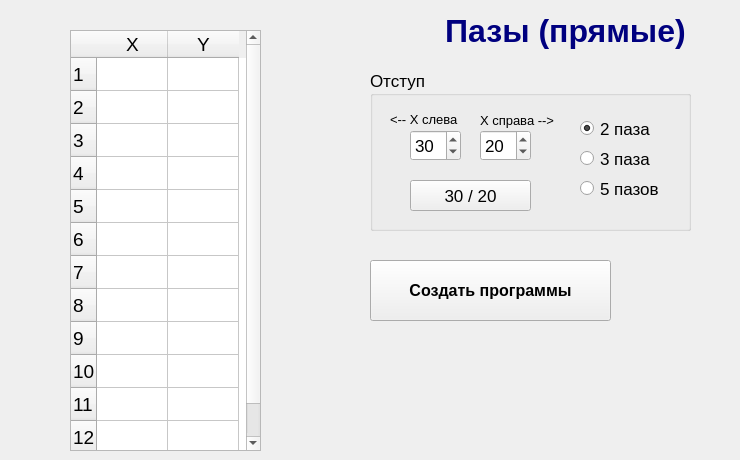
    <widget class="QWidget" name="tab_paz_pr">
     <attribute name="icon">
      <iconset>
       <normaloff>ico/Icons8-Ios7-Editing-Line-Width.ico</normaloff>ico/Icons8-Ios7-Editing-Line-Width.ico</iconset>
     </attribute>
     <attribute name="title">
      <string>Пазы прямые</string>
     </attribute>
     <widget class="QPushButton" name="btn_create_pazpr">
      <property name="geometry">
       <rect>
        <x>370</x>
        <y>260</y>
        <width>241</width>
        <height>61</height>
       </rect>
      </property>
      <property name="font">
       <font>
        <pointsize>12</pointsize>
        <weight>75</weight>
        <bold>true</bold>
       </font>
      </property>
      <property name="toolTip">
       <string extracomment="При нажатии на эту кнопку программа создаст программы, используя шаблон и положит их в папку с нужным отступом"/>
      </property>
      <property name="text">
       <string>Создать программы</string>
      </property>
      <property name="icon">
       <iconset>
        <normaloff>ico/Icons8-Ios7-Editing-Line-Width.ico</normaloff>ico/Icons8-Ios7-Editing-Line-Width.ico</iconset>
      </property>
      <property name="iconSize">
       <size>
        <width>32</width>
        <height>32</height>
       </size>
      </property>
      <property name="autoDefault">
       <bool>false</bool>
      </property>
      <property name="default">
       <bool>false</bool>
      </property>
      <property name="flat">
       <bool>false</bool>
      </property>
     </widget>
     <widget class="QGroupBox" name="groupBox_ots_pazpr">
      <property name="geometry">
       <rect>
        <x>370</x>
        <y>70</y>
        <width>321</width>
        <height>161</height>
       </rect>
      </property>
      <property name="font">
       <font>
        <pointsize>13</pointsize>
       </font>
      </property>
      <property name="title">
       <string>Отступ</string>
      </property>
      <widget class="QSpinBox" name="spinBox_ots_pazpr_X_left">
       <property name="geometry">
        <rect>
         <x>40</x>
         <y>60</y>
         <width>51</width>
         <height>31</height>
        </rect>
       </property>
       <property name="minimum">
        <number>0</number>
       </property>
       <property name="maximum">
        <number>500</number>
       </property>
       <property name="value">
        <number>30</number>
       </property>
      </widget>
      <widget class="QSpinBox" name="spinBox_ots_pazpr_X_right">
       <property name="geometry">
        <rect>
         <x>110</x>
         <y>60</y>
         <width>51</width>
         <height>31</height>
        </rect>
       </property>
       <property name="minimum">
        <number>0</number>
       </property>
       <property name="maximum">
        <number>500</number>
       </property>
       <property name="value">
        <number>20</number>
       </property>
      </widget>
      <widget class="QLabel" name="label_ots_papr_X_left">
       <property name="geometry">
        <rect>
         <x>20</x>
         <y>40</y>
         <width>71</width>
         <height>20</height>
        </rect>
       </property>
       <property name="font">
        <font>
         <pointsize>10</pointsize>
        </font>
       </property>
       <property name="text">
        <string>&lt;-- X слева</string>
       </property>
      </widget>
      <widget class="QPushButton" name="btn_ots_papr_2030">
       <property name="geometry">
        <rect>
         <x>40</x>
         <y>110</y>
         <width>121</width>
         <height>31</height>
        </rect>
       </property>
       <property name="toolTip">
        <string>&lt;html&gt;&lt;head/&gt;&lt;body&gt;&lt;p&gt;Идеально для колонн у которых с одной стороны колёвка, а с другой стороны просто обрезано прямо.&lt;/p&gt;&lt;/body&gt;&lt;/html&gt;</string>
       </property>
       <property name="text">
        <string>30 / 20</string>
       </property>
      </widget>
      <widget class="QLabel" name="label_ots_pazpr_X_right">
       <property name="geometry">
        <rect>
         <x>110</x>
         <y>40</y>
         <width>81</width>
         <height>20</height>
        </rect>
       </property>
       <property name="font">
        <font>
         <pointsize>10</pointsize>
        </font>
       </property>
       <property name="text">
        <string>X справа --&gt;</string>
       </property>
      </widget>
      <widget class="QRadioButton" name="rBtn_pazpr_3paz">
       <property name="geometry">
        <rect>
         <x>210</x>
         <y>80</y>
         <width>91</width>
         <height>17</height>
        </rect>
       </property>
       <property name="text">
        <string>3 паза</string>
       </property>
      </widget>
      <widget class="QRadioButton" name="rBtn_pazpr_2paz">
       <property name="geometry">
        <rect>
         <x>210</x>
         <y>50</y>
         <width>101</width>
         <height>17</height>
        </rect>
       </property>
       <property name="text">
        <string>2 паза</string>
       </property>
       <property name="checked">
        <bool>true</bool>
       </property>
      </widget>
      <widget class="QRadioButton" name="rBtn_pazpr_5paz">
       <property name="geometry">
        <rect>
         <x>210</x>
         <y>110</y>
         <width>91</width>
         <height>17</height>
        </rect>
       </property>
       <property name="text">
        <string>5 пазов</string>
       </property>
      </widget>
     </widget>
     <widget class="QTableWidget" name="tableWidget_pazpr">
      <property name="geometry">
       <rect>
        <x>70</x>
        <y>30</y>
        <width>191</width>
        <height>421</height>
       </rect>
      </property>
      <property name="font">
       <font>
        <pointsize>14</pointsize>
       </font>
      </property>
      <property name="verticalScrollBarPolicy">
       <enum>Qt::ScrollBarAlwaysOn</enum>
      </property>
      <property name="rowCount">
       <number>12</number>
      </property>
      <property name="columnCount">
       <number>2</number>
      </property>
      <attribute name="horizontalHeaderDefaultSectionSize">
       <number>71</number>
      </attribute>
      <attribute name="horizontalHeaderMinimumSectionSize">
       <number>30</number>
      </attribute>
      <attribute name="verticalHeaderMinimumSectionSize">
       <number>33</number>
      </attribute>
      <row/>
      <row/>
      <row/>
      <row/>
      <row/>
      <row/>
      <row/>
      <row/>
      <row/>
      <row/>
      <row/>
      <row/>
      <column>
       <property name="text">
        <string>X</string>
       </property>
      </column>
      <column>
       <property name="text">
        <string>Y</string>
       </property>
      </column>
     </widget>
     <widget class="QLabel" name="label_pazpr">
      <property name="geometry">
       <rect>
        <x>400</x>
        <y>10</y>
        <width>331</width>
        <height>41</height>
       </rect>
      </property>
      <property name="font">
       <font>
        <pointsize>24</pointsize>
        <weight>75</weight>
        <bold>true</bold>
        <stylestrategy>PreferDefault</stylestrategy>
       </font>
      </property>
      <property name="styleSheet">
       <string notr="true">color: rgb(0, 0, 127);</string>
      </property>
      <property name="text">
       <string>Пазы (прямые)</string>
      </property>
      <property name="alignment">
       <set>Qt::AlignCenter</set>
      </property>
     </widget>
    </widget>
